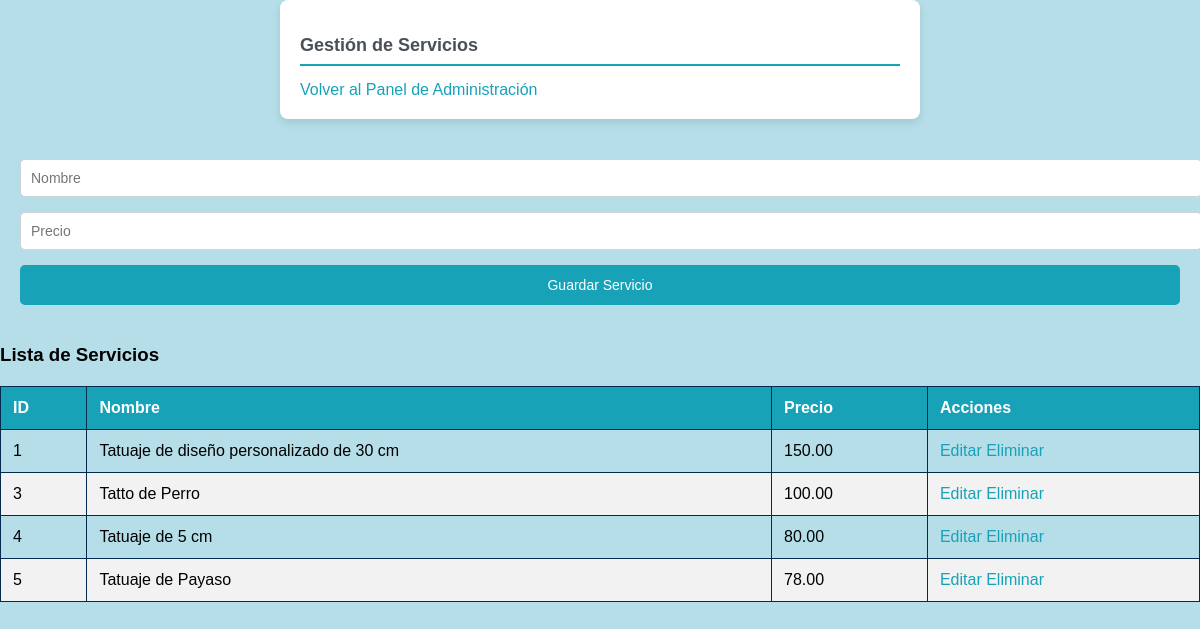
Page /servicios.php on the committed database.
### tables this page shows
CREATE TABLE `servicio` (
  `id_seo` int(10) NOT NULL,
  `descripcion` varchar(100) NOT NULL,
  `precio` decimal(10,2) NOT NULL,
  `tipo_de_seo` varchar(50) NOT NULL
);

### servicios.php (the view, shortened to what this page needs)
<?php
include 'connection.php';
$result = $conn->query("SELECT * FROM servicio");
?>
<!DOCTYPE html>
<html lang="es">
<head>
    <link rel="stylesheet" href="css/estilo.css">
</head>
<body style='background-color: #b5dee9;'>
<div class="form-container">
    <h2>Gestión de Servicios</h2>
    <a href="admin_dashboard.php" class="btn">Volver al Panel de Administración</a>
</div>
<form method="POST">
    <input type="text" name="nombre" placeholder="Nombre" required>
    <input type="number" name="precio" placeholder="Precio" required>
    <button type="submit">Guardar Servicio</button>
</form>
<h3>Lista de Servicios</h3>
<table>
    <thead>
        <tr>
            <th>ID</th>
            <th>Nombre</th>
            <th>Precio</th>
            <th>Acciones</th>
        </tr>
    </thead>
    <tbody>
        <?php while ($row = $result->fetch_assoc()): ?>
            <tr>
                <td><?php echo $row['id_seo']; ?></td>
                <td><?php echo $row['descripcion']; ?></td>
                <td><?php echo $row['precio']; ?></td>
                <td>
                    <a href="editar_servicios.php?id=<?php echo $row['id_seo']; ?>">Editar</a>
                    <a href="servicios.php?delete_id=<?php echo $row['id_seo']; ?>" onclick="return confirm('¿Estás seguro de que deseas eliminar este servicio?');">Eliminar</a>
                </td>
            </tr>
        <?php endwhile; ?>
    </tbody>
</table>
</body>
</html>

### css/estilo.css (style rules this page uses)
body { font-family: 'Arial', sans-serif; background-color: #e9ecef; margin: 0; }
.form-container { background-color: #ffffff; padding: 20px; border-radius: 8px; box-shadow: 0 4px 8px rgba(0, 0, 0, 0.1); max-width: 600px; margin: 0 auto 20px; }
.form-container h2 { font-size: 18px; color: #495057; border-bottom: 2px solid #17a2b8; padding-bottom: 8px; margin-bottom: 15px; }
form { padding: 20px; }
form input, form textarea, form select { width: 100%; padding: 10px; margin-bottom: 15px; border: 1px solid #ced4da; border-radius: 5px; font-size: 14px; }
form button { background-color: #17a2b8; color: #ffffff; border: none; padding: 12px 20px; border-radius: 5px; font-size: 14px; cursor: pointer; width: 100%; transition: background-color 0.3s ease; }
a { color: #17a2b8; text-decoration: none; }
table { width: 100%; border-collapse: collapse; margin-top: 20px; }
table th, table td { padding: 12px; border: 1px solid #042a50; text-align: left; }
table th { background-color: #17a2b8; color: #ffffff; }
table tbody tr:nth-child(even) { background-color: #f2f2f2; }

### rows in the picture
servicio: id_seo "1", descripcion "Tatuaje de diseño personalizado de 30 cm", precio "150.00"
servicio: id_seo "3", descripcion "Tatto de Perro", precio "100.00"
servicio: id_seo "4", descripcion "Tatuaje de 5 cm", precio "80.00"
servicio: id_seo "5", descripcion "Tatuaje de Payaso", precio "78.00"
